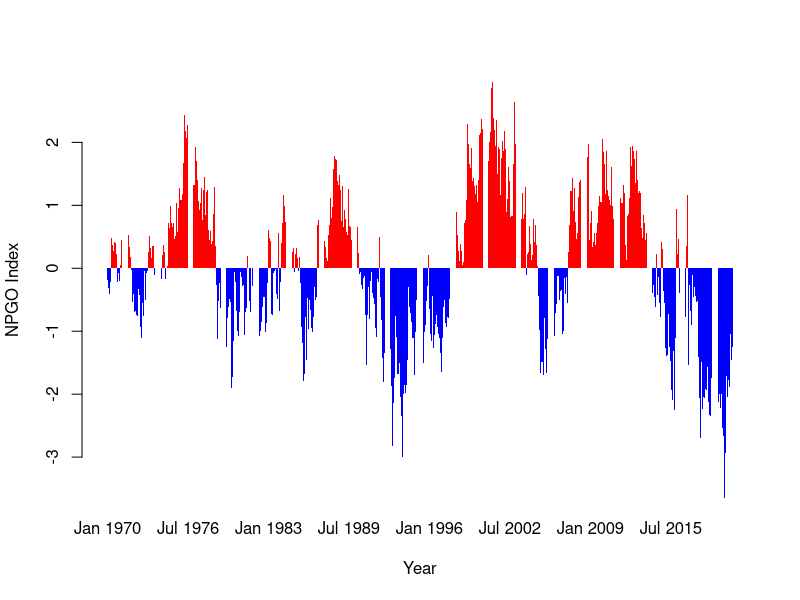

Generate this figure with R:
library(here)
library(tidyverse)
# install.packages('zoo')
library(zoo)

NPGO <- read_csv(here('data//NPGOindex_toJuly2020.csv'))
#NPGO$YEAR <- format(NPGO$YEAR, '%Y')
#NPGO$MONTH <- format(NPGO$MONTH, '%m')
glimpse(NPGO)
NPGO$DATE <- as.yearmon(paste(NPGO$YEAR, NPGO$MONTH), '%Y %m')
NPGO <- filter(NPGO, YEAR >= 1970)
#ggplot(NPGO, aes(x=DATE, y=index)) +
#    geom_bar(stat='identity',
#             width=0.8, aes(fill=color)) +
#    scale_x_yearmon(format='%m %Y', expand=c(0,0)) +
# #  scale_x_date() +
#    scale_fill_manual(values=c(positive='red',negative='blue')) +
#    geom_line(aes(y=0), color='black') + theme_bw()


barplot(height=NPGO$INDEX,
        col=ifelse(NPGO$INDEX>0,'red','blue'), border=NA,
        ylab='NPGO Index', xlab='Year', names.arg=NPGO$DATE)
